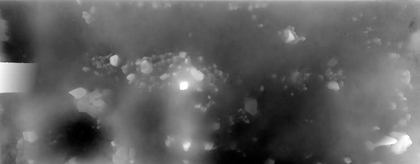
%> input picture pls.png, 420 x 164 px, shrunk from 940 x 366 before the run
$ octave terrainMain.m   (GNU Octave 9; MATLAB toolbox functions it lacks are replaced by stand-ins)
%> lines starting %> are read from the running program, lines starting %| are printed output that depends on the picture; in (x1, y1, x2, y2) boxes, pixels count from 0 and x2, y2 are one past the last pixel; in counts of white or black regions, pixels touching at a corner belong together; the program's own positions count from 1
### getTerrainBinary2.m
function Z = getTerrainBinary2(height, yardWidth, yardHeight, yardBright, pitchLim,rollLim)

%% this was the rounding to 20 heights one
[imHeight, imWidth] = size(yardBright);

temp = imgaussfilt(yardBright,4);
height=0.4;
yardElev = double(temp)/255*height;
figure(1)
axis equal
hold on
targets = linspace(0,height,20);
vRounded = interp1(targets,targets,yardElev,'nearest');
[C,H] = contourf(yardElev,20);
set(gca,'YDir','reverse')
image = ones(imHeight,imWidth);
figure(2)
imshow(yardElev);
grid=10;
tic
for row = 2*grid:grid:imHeight-grid
    for col = 2*grid:grid:imWidth-grid

        z = vRounded(row-grid:row,col-grid:col);
        risesY = diff(z);
        risesX = diff(z');
        runX = yardWidth/imWidth;
        runY = yardHeight/imHeight;
        maxDy = max(max(atand(risesY/runY)));
        maxDx = max(max(atand(risesX/runX)));


        if abs(maxDx) > (pitchLim) || abs(maxDy) > (rollLim)
           image(row-grid:row,col-grid:col) = 0;
        end

    end
end
toc
image(:,1:grid,1) = 0;
image(:,end-grid:end,1) = 0;
image(1:grid,: ,1) = 0;
image(end-grid:end,: ,1) = 0;
figure(2)

% image=~bwareaopen(image,1000);
% image=imfill(image,'holes');
D = imfuse(image,yardBright, 'blend');
imshow(D)

Z=image;

### getTerrainSlope.m
function [Z] = getTerrainSlope(Z)


[rows,cols] = size(Z);

for row = 2:rows-1

   for col = 2:cols-1

       % basic trig (change in elevation/change in distance)
       slopeNorth = Z{row,col}(4)-Z{row+1,col}(4);
       d = Z{row,col}(3)-Z{row+1,col}(3);
       slopeNorth = atand(slopeNorth/d);

       slopeEast = Z{row,col}(4)-Z{row,col+1}(4);
       d = Z{row,col}(2)-Z{row,col+1}(2);
       slopeEast= atand(slopeEast/d);

       slopeWest = Z{row,col}(4)-Z{row,col-1}(4);
       d = Z{row,col}(2)-Z{row,col-1}(2);
       slopeWest= atand(slopeWest/d);

       slopeSouth = Z{row,col}(4)-Z{row-1,col}(4);
       d = Z{row,col}(3)-Z{row-1,col}(3);
       slopeSouth= atand(slopeSouth/d);


       Z{row,col} = [Z{row,col} slopeNorth slopeEast slopeSouth slopeWest];
   end
end

### terrainMain.m
clear;close all;clc;


%% set up
% read image file
yardBright = imread('pls.png');
%> yardBright is the input picture: size 164x420x3 uint8; min 0, max 255, mean 96.1
% imagefile is 3d for some reason but its only greyscale so 2 dimensions
% of the iamge are actually useless (only top one has data)
yardBright = yardBright(:,:,1);
%> yardBright: size 164x420 uint8
% read colour image cause why not
%yardCol = imread('marsYard.png');
% grab size
[imHeight, imWidth] = size(yardBright);
%> imHeight = 164; imWidth = 420
% dimensions of the mars yard and height of maximum obstacle
yardHeight = 6; % [m]
height=0.4; % [m]
yardWidth = 20; % [m]
% calculate width and height of each pixel in [m]
pixelWidth = yardWidth/imWidth;
%> pixelWidth = 0.0476
pixelHeight = yardHeight/imHeight;
%> pixelHeight = 0.0366
% convert image to elevation map but normalsising and then mulktiplying by
% the maximum height
yardElev = double(yardBright)/255*height;
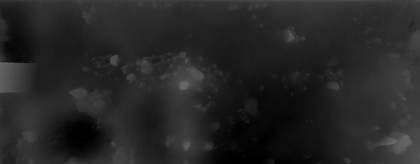
%> yardElev: size 164x420 double; min 0, max 0.4, mean 0.151
% filter image lightly to smooth out this shithouse data
yardElev = imgaussfilt(yardElev,4);

% pitch and roll limits (in degrees)
rollLim = 30;
pitchLim = 30;

%% Terrain fitlering
% i made 2, both take same arguments are a broadly built the same way. Z is
% a matrix with only a binary 1 or 0 for traversability

% Z = getTerrainBinary1(height, yardWidth, yardHeight, yardBright, pitchLim, rollLim);
Z = getTerrainBinary2(height, yardWidth, yardHeight, yardBright,pitchLim,rollLim);
%> in getTerrainBinary2, `temp = imgaussfilt(yardBright,4);`:
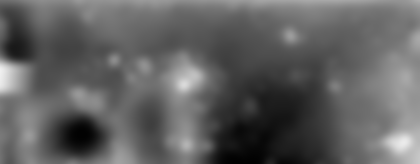
%> temp: size 164x420 uint8; min 1, max 239, mean 96.2
%> in getTerrainBinary2, `[C,H] = contourf(yardElev,20);`: H = -39.77
%> in getTerrainBinary2, `set(gca,'YDir','reverse')`:
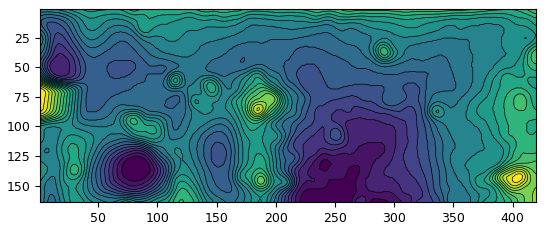
%> figure redrawn from the program's plot data
%> after the loop in getTerrainBinary2, `for row = 2*grid:grid:imHeight-grid`:
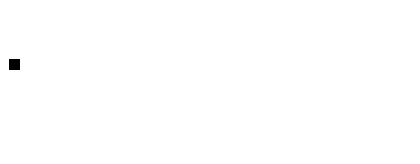
%> image: size 164x420 double; values 0 (black) and 1 (white), 99.8% white; 1 black region, box (x1, y1, x2, y2) and area: (9, 59, 20, 70) 121
%> in getTerrainBinary2, `image(end-grid:end,: ,1) = 0;`:
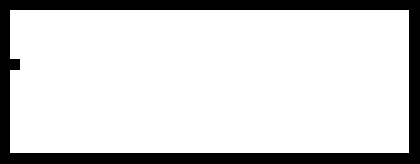
%> image: size 164x420 double; values 0 (black) and 1 (white), 82.7% white; 1 black region, box (x1, y1, x2, y2) and area: (0, 0, 420, 164) 11933
%> in getTerrainBinary2, `D = imfuse(image,yardBright, 'blend');`:
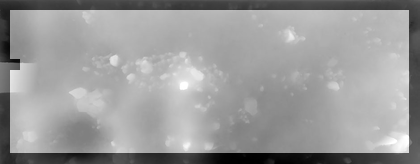
%> D: size 164x420 uint8; min 0, max 255, mean 153.7

% have a look
close all
imshow(Z)

% convertarray to cell arrray cause we wanna put more stuff in it
ZCell = mat2cell(Z, ones(1,size(Z,1)), ones(1,size(Z,2)));


%% assigning XYZ coordiantes to each cell in the array
for row = 1:size(ZCell,1)
   for col = 1:size(ZCell,2)

        ZCell{row,col} = [ZCell{row,col} (col-1)*pixelWidth (row-1)*pixelHeight yardElev(row,col)];

   end
end
%> after the loop, ZCell = 68880 items


%% SLope
% for each point in the terrain, get the slope in degrees moving one
% increment in each direction (ie. slope if moving north/east/south/west)
ZSlope = getTerrainSlope(ZCell);
%> in getTerrainSlope, `[rows,cols] = size(Z);`: rows = 164; cols = 420
%> after the loop in getTerrainSlope, `for row = 2:rows-1`: Z = 68880 items
%> ZSlope = 68880 items

% by end of this, each point in the cell array looks like this:
% Z{row,col} = [(Binary 0 or 1), X, Y, Z, Slope North, Slope East, Slope
%                   South, Slope West]

$ run again, with realTerrain.PNG copied over pls.png
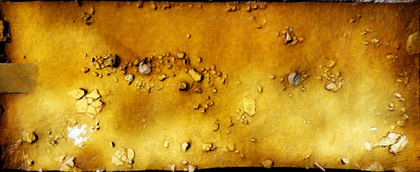
%> input picture realTerrain.PNG, 420 x 172 px, shrunk from 1986 x 812 before the run
%> yardBright is the input picture: size 172x420x3 uint8; mean R, G, B 185.3, 133.3, 28.8
%> yardBright: size 172x420 uint8
%> H = -39.77
%> after the loop in getTerrainBinary2, `for row = 2*grid:grid:imHeight-grid`:
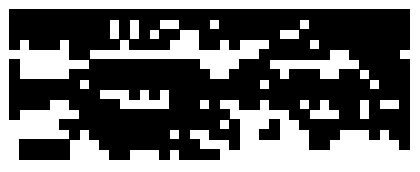
%> image: size 172x420 double; values 0 (black) and 1 (white), 41.9% white; 23 white regions, largest, box (x1, y1, x2, y2) and area: (0, 0, 420, 172) 22718, (90, 30, 269, 79) 3041, (270, 50, 359, 79) 1271
%> in getTerrainBinary2, `D = imfuse(image,yardBright, 'blend');`:
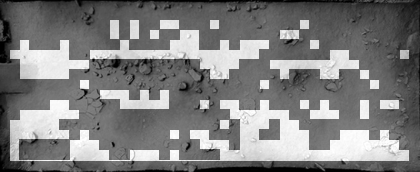
%> D: size 172x420 uint8; min 0, max 255, mean 126.3
%> after the loop `for row = 1:size(ZCell,1)`: ZCell = 72240 items
%> rows = 172; cols = 420
%> after the loop in getTerrainSlope, `for row = 2:rows-1`: Z = 72240 items
